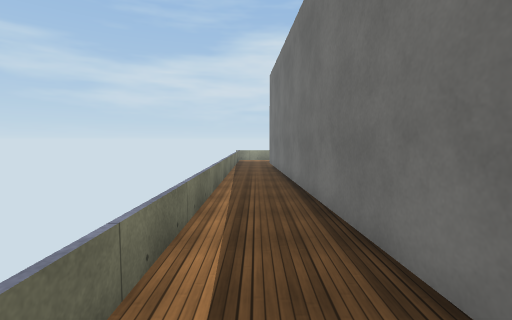
View 1 (above)

21 first-person views from a walk through a scene from a Unity 3-D project. The camera is 1.5 m above the floor, tilts 4° down and sees 85° across. The floor is counted in squares, 1 m on a side. Each view is taken from the middle of a square. On the plan, view 1 faces up. The plan holds only what a view shows up to about 14 squares ahead; the rest is blank. The place goes on beyond the plan. Some animated figures are left out. Surface patterns are stand-ins for the level's own textures.

View 2
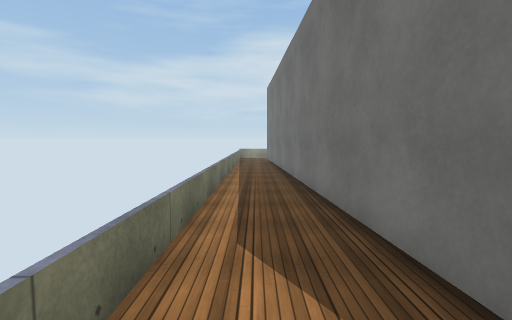

View 3
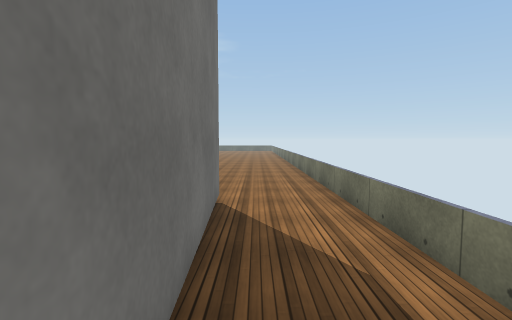

View 4
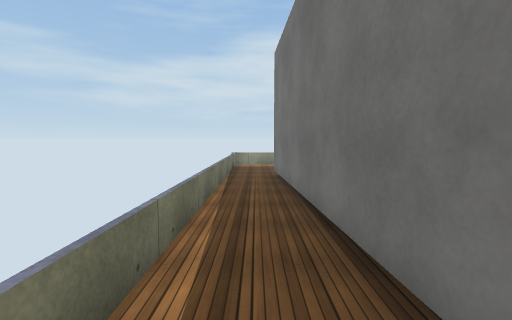

View 5
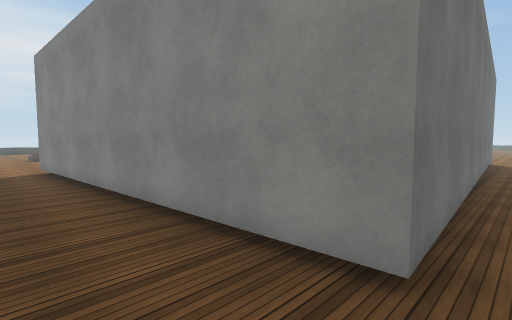

View 6
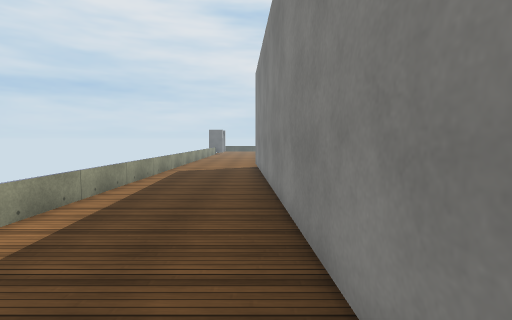

View 7
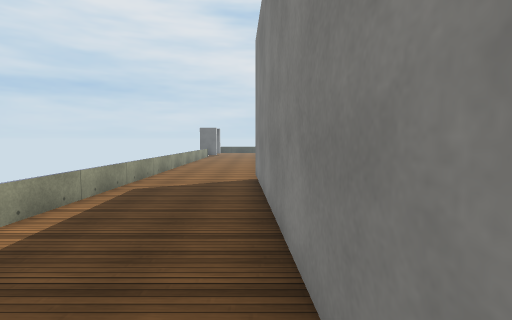

View 8
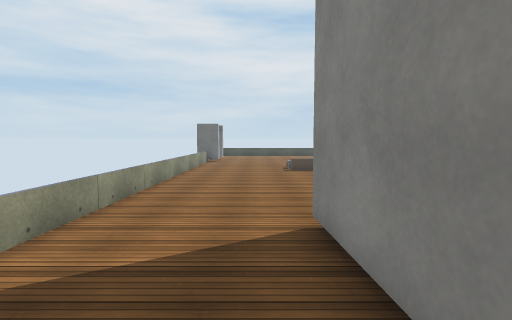

View 9
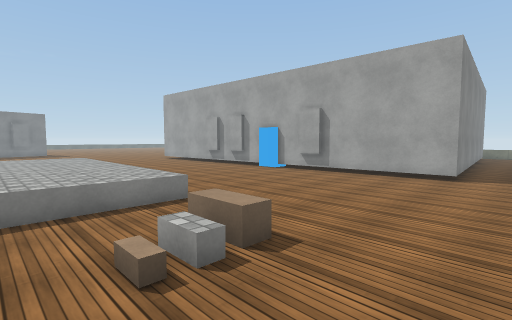

View 10
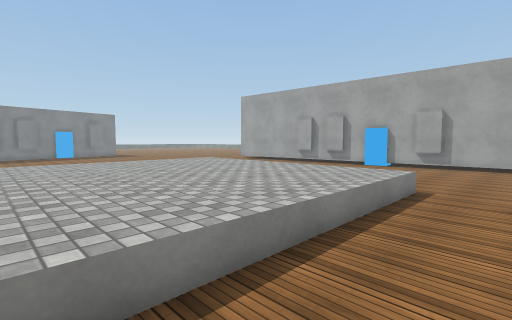

View 11
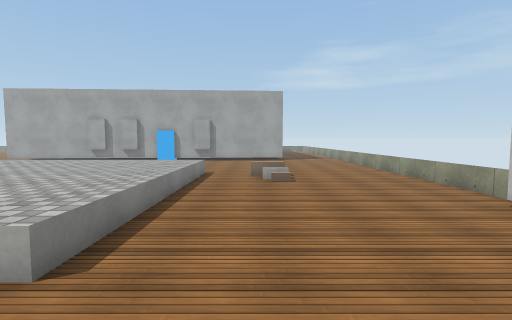

View 12
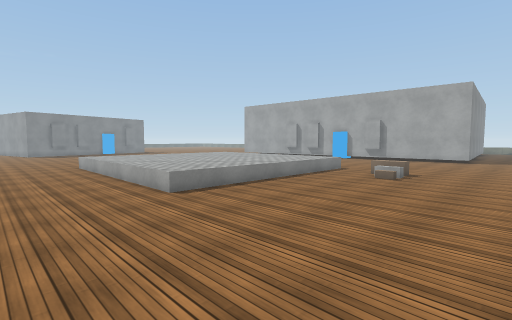

View 13
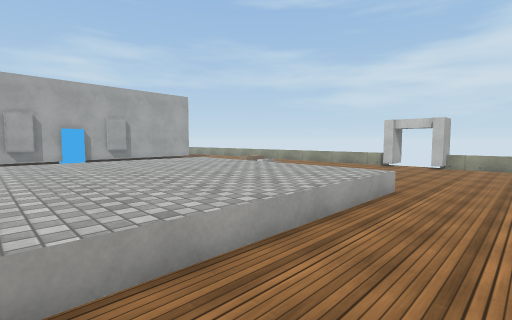

View 14
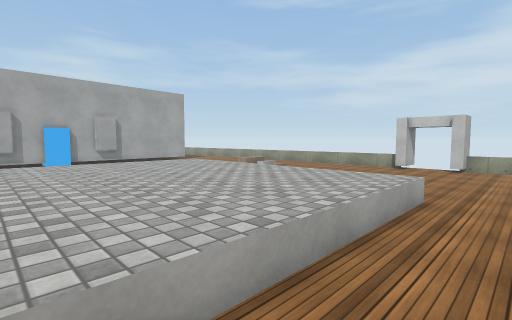

View 15
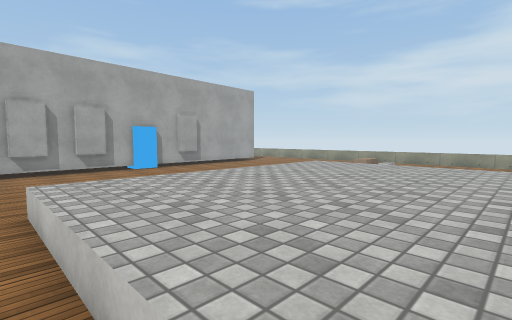

View 16
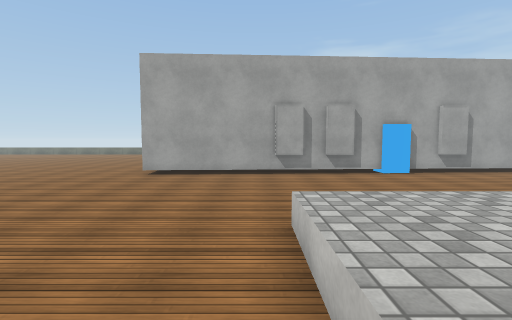

View 17
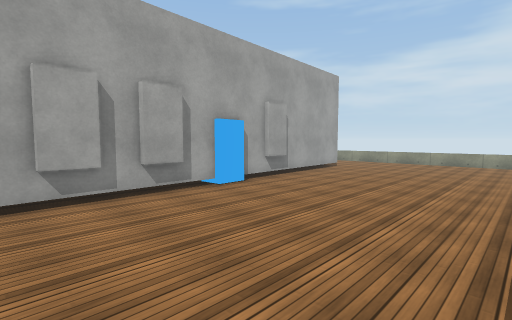

View 18
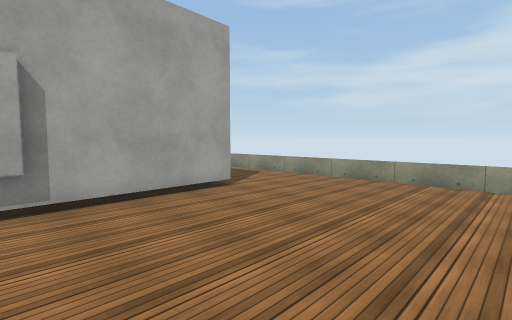

View 19
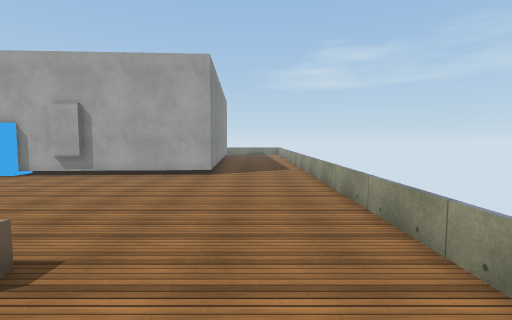

View 20
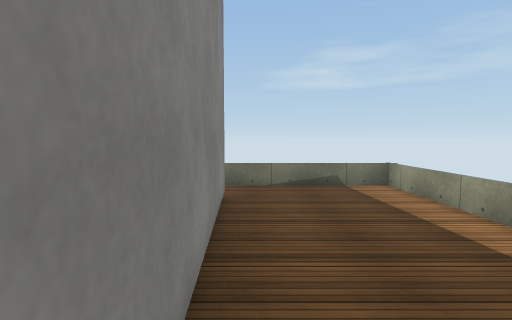

View 21
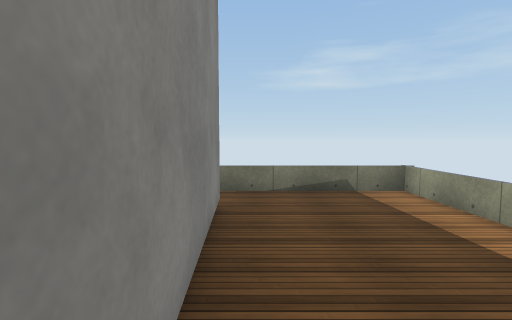

### Floor plan
Key: @ floor where view 1 was taken; # wall or solid block; . floor; = window, fence, low wall or low ledge; ^ raised ledge; O other object.
Columns run from 1 left of view 1 to 38 right of it. Each row starts with its distance up from view 1.
 22 ===== ==========================# ##==
 21 =...............................# #=..
 20 =..................................... .
 19 =.....................................
 18 =......................................
 17 =.........########......................
 16 =.#########      #........OO............
 15 =.#              #........O.............
 14 =.#              #......................
 13 =.#              #......................
 12 =.#              #.......^^^^^^^^^^^....
 11 =.#              #.......^^^^^^^^^^^....
 10 =.#              #.......^^^^^^^^^^^....
  9 =.#              #.......^^^^^^^^^^^....
  8 =.#              O.......^^^^^^^^^^^...
  7 =.#              #.......^^^^^^^^^^^...
  6 =.##             OO......^^^^^^^^^^^...
  5 =..#             #.......^^^^^^^^^^^...
  4 =..#             #O......^^^^^^^^^^^...
  3 =..#             OO......^^^^^^^^^   ..
  2 =..#             #............. .
  1 =..#             ##..........
  0 =@.#              #..........
 -1 =..#              #.........
 -2 =..#              #........
 -3 =..#              #.......
 -4 =..#              .......

Positions as (right, up) in squares from view 1, and headings:
1: (0, 0), facing up
2: (0, -4), facing up
3: (1, 3), facing down
4: (0, 4), facing up
5: (0, 19), facing down-right
6: (0, 17), facing right
7: (5, 17), facing right
8: (11, 18), facing right
9: (28, 19), facing down-left
10: (33, 15), facing down-left
11: (37, 15), facing left
12: (38, 20), facing down-left
13: (37, 4), facing up-left
14: (36, 5), facing up-left
15: (31, 2), facing up-left
16: (29, 2), facing left
17: (24, 2), facing up-left
18: (23, 11), facing up-left
19: (28, 19), facing left
20: (8, 17), facing left
21: (7, 17), facing left
